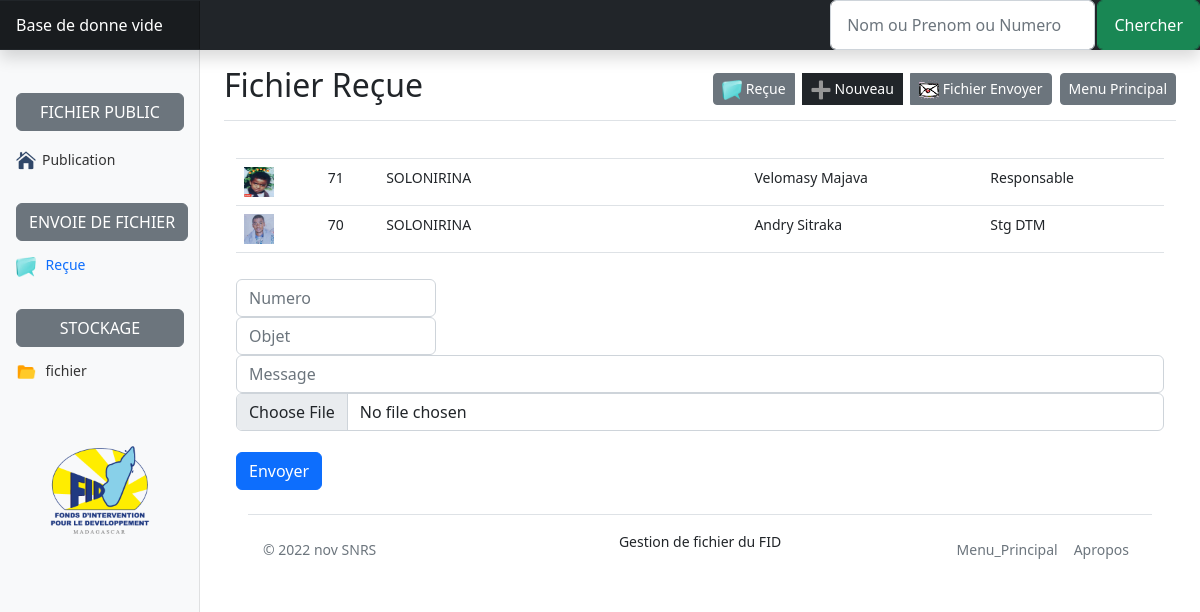
Screenshot of /fichier/nmessage.php with the database file from the repository.
### tables this page shows
CREATE TABLE IF NOT EXISTS `utilisateur` (
  `numUt` int(11) NOT NULL AUTO_INCREMENT,
  `photos` varchar(100) NOT NULL,
  `nom` varchar(25) NOT NULL,
  `prenom` varchar(25) NOT NULL,
  `direction` varchar(25) NOT NULL,
  `tel` varchar(25) NOT NULL,
  `mdp` varchar(25) NOT NULL,
  `valeur` varchar(25) NOT NULL,
  `fady` varchar(25) NOT NULL,
  `adrs` varchar(100) NOT NULL,
  `adrs_mail` varchar(100) NOT NULL,
  `fonc` varchar(50) NOT NULL,
  PRIMARY KEY (`numUt`)
);

### fichier/nmessage.php (the view, shortened to what this page needs)
<?php
include("../connexion.php");
$idko = $_SESSION['ok'];
?>
<!doctype html>
<html lang="en">
  <head>
    <link rel="stylesheet" href="../fichier/style.css">
    <link href="css/bootstrap.min.css" rel="stylesheet">
    <link href="css/css/bootstrap.min.css" rel="stylesheet">
    <link href="dashboard.css" rel="stylesheet">
  </head>
  <body>
  <header class="navbar navbar-dark sticky-top bg-dark flex-md-nowrap p-0 shadow">
  <a class="navbar-brand col-md-3 col-lg-2 me-0 px-3 fs-6" href="#">
    <?php  $req = mysqli_query($conn, "SELECT *FROM utilisateur where numUt = ('$idko') ");
      if (mysqli_num_rows($req) == 0) {
        echo ("Base de donne vide ");
      } else {
        while ($row = mysqli_fetch_assoc($req)) {
?>
<img src="../admin/photos/<?php echo $row['photos'] ?>" alt="" width="50" height="50" >
<?php
 echo ($row['nom'] . " " . $row['prenom']); }} ?></a>
  <form action="nms.php" method="POST" class="form-inline">
    <input type="text" name="raha" class=" form-control " placeholder="Nom ou Prenom ou Numero" >
    &thinsp;<input type="submit" name="mitady" class="btn btn-success form-control " value="Chercher"  >
 </form>
</header>
<div class="container-fluid">
  <div class="row">
    <nav id="sidebarMenu" class="col-md-3 col-lg-2 d-md-block bg-light sidebar collapse">
      <div class="position-sticky pt-3 sidebar-sticky">
        <h5 class=" d-flex justify-content-between align-items-center px-3 mt-4 mb-1 text-muted text-uppercase ">
         <br><br> <span class="  btn btn-secondary custom  ">Fichier public
          </span>
        </h5>
        <ul class="nav flex-column">
          <li class="nav-item">
            <a class="nav-link" href="andex.php">
              <img src="../image/ad.png" alt="" width="20" height="20"> &thinsp;<span class="">Publication</span>
            </a>
          </li>
        </ul>
        <h5 class=" d-flex justify-content-between align-items-center px-3 mt-4 mb-1 text-muted text-uppercase">
          <span class="  btn btn-secondary custom  ">Envoie de Fichier</span>
        </h5>
        <ul class="nav flex-column">
          <li class="nav-item">
            <a class="nav-link" href="messageP.php">
              <img src="../image/[036880].png" alt="" width="20" height="20"> &thinsp;
              <span class="text-primary">Reçue  </span>
            </a>
          </li>
        </ul>
        <h5 class=" d-flex justify-content-between align-items-center px-3 mt-4 mb-1 text-muted text-uppercase">
          <span class="  btn btn-secondary custom  ">stockage</span>
        </h5>
        <ul class="nav flex-column mb-2">
          <li class="nav-item">
            <a class="nav-link" href="messageG.php">
              <img src="../image/[028988].png" alt="" width="20" height="20"> &thinsp;  fichier
            </a>
            </li>
        </ul>
        <br><br>
<center>
<img src="../image/1666847760493.jpg" alt="" width="100" height="100">
</center>
      </div>
    </nav>
    <main class="col-md-9 ms-sm-auto col-lg-10 px-md-4">
      <div class="d-flex justify-content-between flex-wrap flex-md-nowrap align-items-center pt-3 pb-2 mb-3 border-bottom">
        <h1 class="h2">Fichier Reçue </h1>
        <div class="btn-toolbar mb-2 mb-md-0">
          <div class="btn-group me-2">
          <a href=" messageP.php" class="btn btn-sm btn-secondary">
          <img src="../image/[036880].png" alt="" width="20" height="20">
          Reçue </a>  &thinsp;  &thinsp;
            <a href="nmessage.php" class="btn btn-sm btn-dark">
            <img src="../image/m.png" alt="" width="20" height="20">
            Nouveau </a> &thinsp;  &thinsp;
            <a href="messageR.php" class="btn btn-sm btn-secondary">
            <img src="../image/[029232].gif" alt="" width="20" height="20">
            Fichier Envoyer </a>
          </div>
          <a href="../compteCli/validation.php" class="btn btn-sm btn-secondary"> Menu Principal</a>
        </div>
      </div>
<br>
    <div class="container-fluid">
      <div class="">
        <article class="">
        <div class="scrollbar">
            <table class="table  table-borderless">
                              <?php
                               $req = mysqli_query($conn , "SELECT *FROM utilisateur ");
                              if(mysqli_num_rows($req)== 0)
                                         {
                                             $aaa =("Base de donne vide ");
                                         }
                            else{
                                      while($row=mysqli_fetch_assoc($req)) {
                                 ?>
                                <tr class="">
                                    <td><img src="../admin/photos/<?php echo $row['photos']; ?>" alt="" height="30" width="30"></td>
                                    <td><?php echo $row['numUt'];  ?></td>
                                    <td><?php echo $row['nom']; ?></td>
                                    <td><?php echo $row['prenom']; ?></td>
                                    <td><?php echo $row['direction']; ?></td>
                                </tr>
<?php                                               }
      }
?>           </table>
            </div>  <br>
        <form action="nmessage.php" method="POST" enctype="multipart/form-data">
                <p>
                <input type="text" class="form-control custom" name="num" placeholder="Numero">
                <input type="text" class="form-control custom" name="objet"  placeholder="Objet">
                <input type="text" class="form-control " name="mess" placeholder="Message">
               <input type="file"  class="form-control " name="fic"  > <br>
                <input type="submit" class=" btn btn-primary" value="Envoyer" name="save" >
            </form>
</body>
</html>
<div class="container">
  <footer class="d-flex flex-wrap justify-content-between align-items-center py-3 my-4 border-top">
    <p class="col-md-4 mb-0 text-muted">&copy; 2022 nov SNRS</p>
   <p>Gestion de fichier du FID</p>
    <ul class="nav col-md-4 justify-content-end">
      <li class="nav-item"><a href="andex.php" class="nav-link px-2 text-muted">Menu_Principal</a></li>
      <li class="nav-item"><a href="#" class="nav-link px-2 text-muted">Apropos</a></li>
    </ul>
  </footer>
</div>
</html>

### fichier/style.css (style rules this page uses)
.scrollbar { height: 100px; overflow-y: scroll; }
.custom { width: 200px !important; }

### fichier/dashboard.css (style rules this page uses)
body { font-size: .875rem; }
.sidebar { position: fixed; top: 0; bottom: 0; left: 0; z-index: 100; padding: 48px 0 0; box-shadow: inset -1px 0 0 rgba(0, 0, 0, .1); }
.sidebar-sticky { height: calc(100vh - 48px); overflow-x: hidden; overflow-y: auto; }
.sidebar .nav-link { font-weight: 500; color: #333; }
.navbar-brand { padding-top: .75rem; padding-bottom: .75rem; background-color: rgba(0, 0, 0, .25); box-shadow: inset -1px 0 0 rgba(0, 0, 0, .25); }
.navbar .form-control { padding: .75rem 1rem; }

### rows the page displays
utilisateur: photos (picture), numUt "71", nom "SOLONIRINA", prenom "Velomasy Majava", direction "Responsable"
utilisateur: photos (picture), numUt "70", nom "SOLONIRINA", prenom "Andry Sitraka", direction "Stg DTM"
